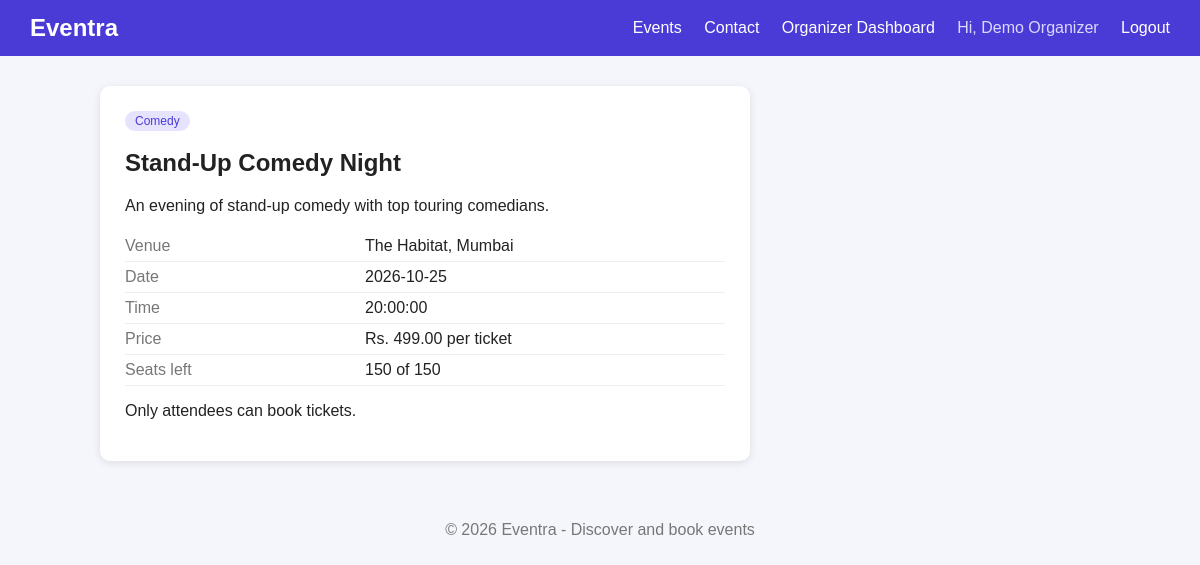
The app's page /api/event.php?id=2 (signed in) with its own data.
### tables this page shows
CREATE TABLE events (
    event_id INT AUTO_INCREMENT PRIMARY KEY,
    organizer_id INT NOT NULL,
    title VARCHAR(150) NOT NULL,
    description TEXT,
    category VARCHAR(50),
    venue VARCHAR(150) NOT NULL,
    city VARCHAR(50) NOT NULL,
    event_date DATE NOT NULL,
    event_time TIME NOT NULL,
    price DECIMAL(8,2) NOT NULL DEFAULT 0,
    total_seats INT NOT NULL,
    seats_left INT NOT NULL,
    status ENUM('pending','approved','rejected','cancelled') NOT NULL DEFAULT 'pending',
    created_at TIMESTAMP DEFAULT CURRENT_TIMESTAMP,
    FOREIGN KEY (organizer_id) REFERENCES users(user_id)
);

### api/event.php (the view, shortened to what this page needs)
<?php
include "db.php";
$id = (int) ($_GET['id'] ?? 0);
$stmt = mysqli_prepare($conn, "SELECT * FROM events WHERE event_id = ? AND status = 'approved'");
mysqli_stmt_bind_param($stmt, "i", $id);
mysqli_stmt_execute($stmt);
$result = mysqli_stmt_get_result($stmt);
$event = mysqli_fetch_assoc($result);
include "header.php";
?>
<div class="detail-box">
    <span class="tag"><?php echo htmlspecialchars($event['category']); ?></span>
    <h2><?php echo htmlspecialchars($event['title']); ?></h2>
    <p><?php echo nl2br(htmlspecialchars($event['description'])); ?></p>
    <table class="detail-table">
        <tr><td>Venue</td><td><?php echo htmlspecialchars($event['venue']); ?>, <?php echo htmlspecialchars($event['city']); ?></td></tr>
        <tr><td>Date</td><td><?php echo $event['event_date']; ?></td></tr>
        <tr><td>Time</td><td><?php echo $event['event_time']; ?></td></tr>
        <tr><td>Price</td><td><?php echo ($event['price'] > 0) ? "Rs. " . $event['price'] . " per ticket" : "Free"; ?></td></tr>
        <tr><td>Seats left</td><td><?php echo $event['seats_left']; ?> of <?php echo $event['total_seats']; ?></td></tr>
    </table>
    <?php if (($_SESSION['role'] ?? '') === 'attendee') { ?>
        <?php if ($event['seats_left'] > 0) { ?>
            <a class="btn" href="book.php?id=<?php echo $event['event_id']; ?>">Book Now</a>
        <?php } else { ?>
            <p class="error">Sold out.</p>
        <?php } ?>
    <?php } elseif (!($_SESSION['role'] ?? false)) { ?>
        <p><a href="login.php">Login</a> as an attendee to book this event.</p>
    <?php } else { ?>
        <p>Only attendees can book tickets.</p>
    <?php } ?>
</div>
<?php include "footer.php"; ?>

### public/style.css (style rules this page uses)
body { font-family: Arial, sans-serif; margin: 0; background: #f4f6fb; color: #222; }
.tag { background: #e6e3ff; color: #4b3bd6; padding: 3px 10px; border-radius: 12px; font-size: 12px; }
.detail-box { background: white; padding: 25px; border-radius: 10px; max-width: 600px; box-shadow: 0 2px 8px rgba(0,0,0,0.1); }
.detail-table { width: 100%; margin: 15px 0; border-collapse: collapse; }
.detail-table td { padding: 6px 0; border-bottom: 1px solid #eee; }
.detail-table td:first-child { color: #777; width: 40%; }

### records on screen
events: category "Comedy", title "Stand-Up Comedy Night", description "An evening of stand-up comedy with top touring comedians.", venue "The Habitat", city "Mumbai", event_date "2026-10-25", event_time "20:00:00", price "499.00", seats_left "150", total_seats "150"

### other values on screen
$name "Demo Organizer"
